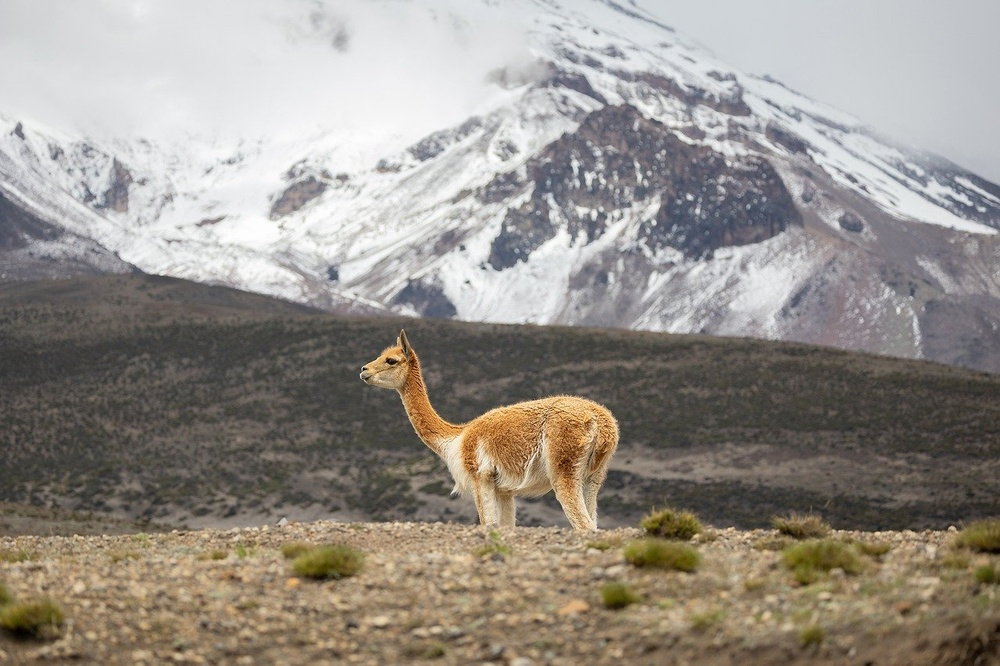
#> input picture Lab-07/input.jpg, 1000 x 666 px, shrunk from 1280 x 853 before the run
$ jupyter execute fft.ipynb
#> lines starting #> are read from the running program, lines starting #| are printed output that depends on the picture
[cell 1]
import cv2
import numpy as np
import matplotlib.pyplot as plt

# Load the image in grayscale
image = cv2.imread('input.jpg', cv2.IMREAD_GRAYSCALE)
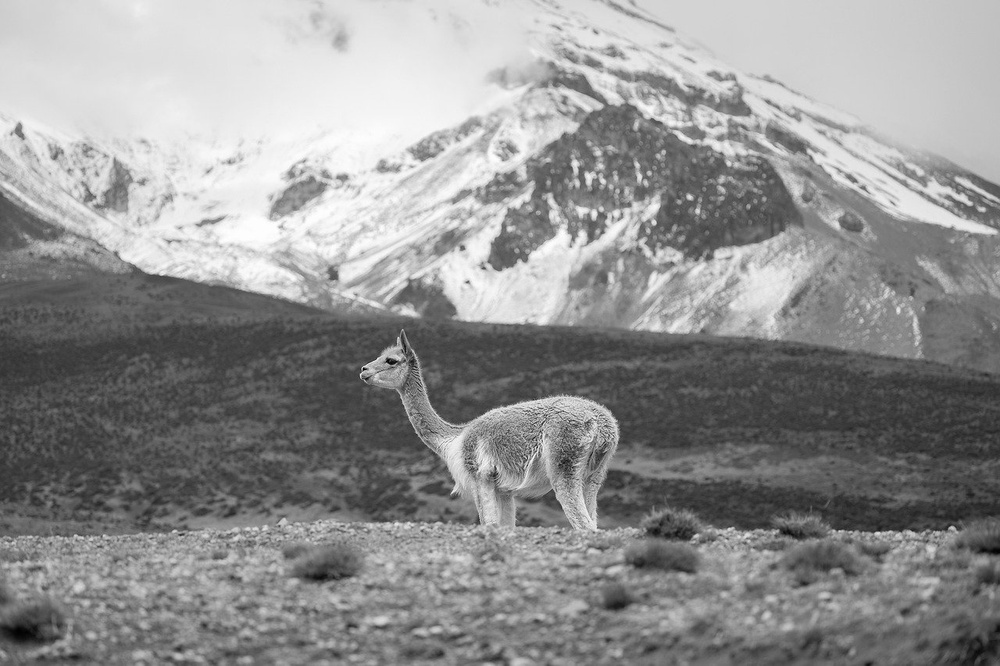
#> image: shape (666, 1000); min 0, max 255, mean 144.9

# Compute the 2D DFT
dft = cv2.dft(np.float32(image), flags=cv2.DFT_COMPLEX_OUTPUT)

# Shift the zero-frequency component to the center of the spectrum
dft_shift = np.fft.fftshift(dft)

# Compute the magnitude spectrum (logarithmic scale for better visualization)
magnitude_spectrum = 20 * np.log(cv2.magnitude(dft_shift[:, :, 0], dft_shift[:, :, 1]))
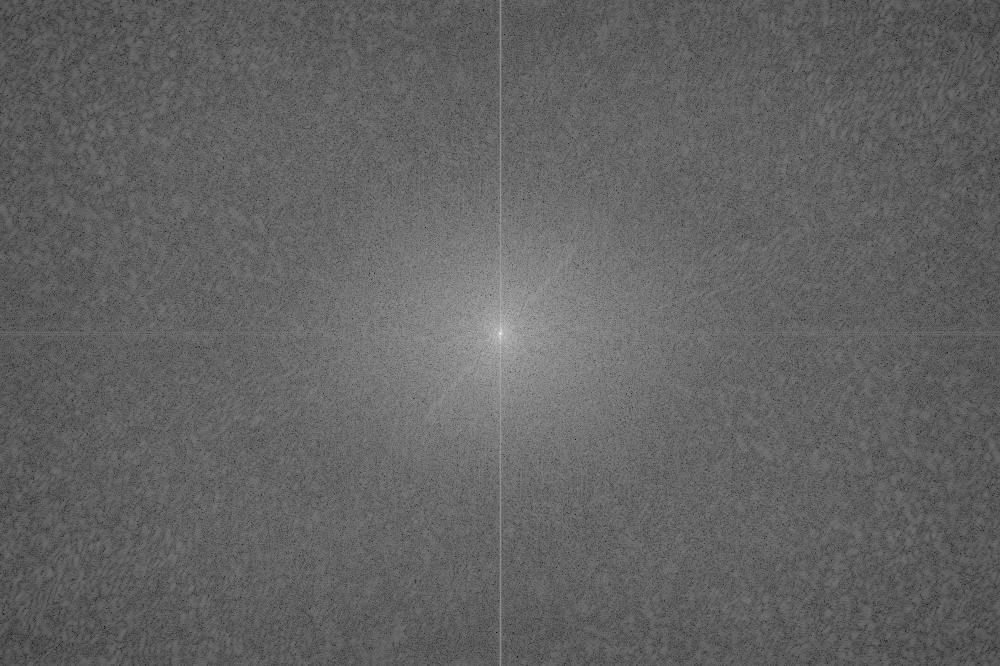
#> magnitude_spectrum: shape (666, 1000) float32; min 36.3, max 367.7, mean 165.3; drawn with min black and max white

# Display the original and magnitude spectrum images using Matplotlib
plt.figure(figsize=(10, 5))

plt.subplot(1, 2, 1)
plt.imshow(image, cmap='gray')
plt.title('Original Image')
plt.axis('off')

plt.subplot(1, 2, 2)
plt.imshow(magnitude_spectrum, cmap='gray')
plt.title('Magnitude Spectrum')
plt.axis('off')

plt.tight_layout()
plt.show()
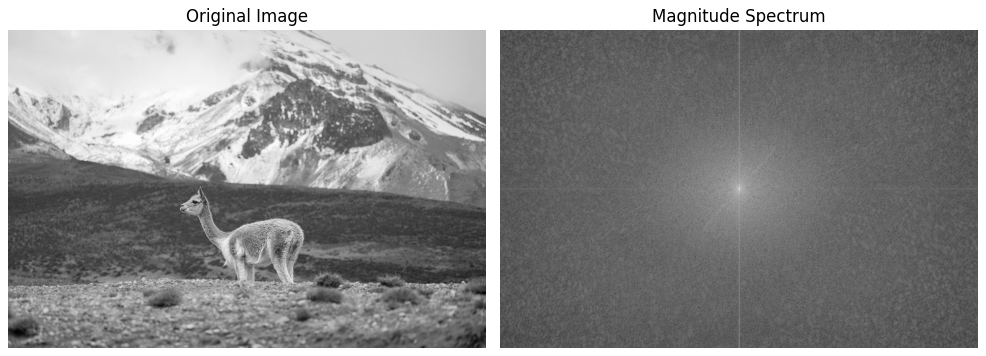
#> figure drawn by matplotlib, 2 panels

# Save the magnitude spectrum image
plt.imsave('magnitude_spectrum.jpg', magnitude_spectrum, cmap='gray')
